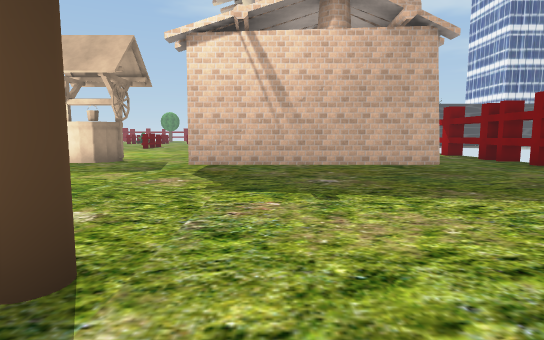
View 1 (above)

23 first-person views from a walk through a Unity game level. The camera is 1.4 m above the floor, tilts 6° down and sees 80° across. The floor is counted in squares, 2 m on a side. Each view is taken from the middle of a square. On the plan, view 1 faces up. The plan holds only what a view shows up to about 10 squares ahead; the rest is blank. The place goes on beyond the plan. Some trees and plants on the terrain are drawn as simple stand-ins. Some surface patterns are stand-ins.

View 2
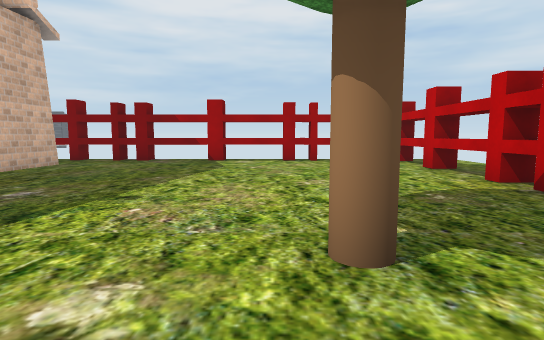

View 3
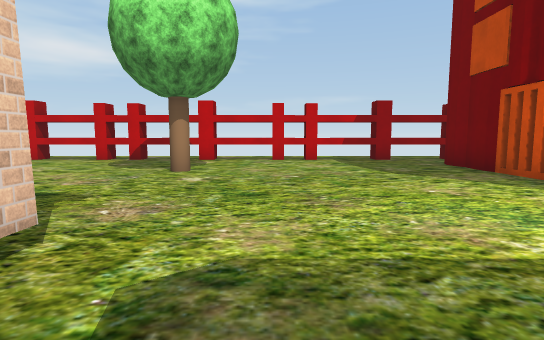

View 4
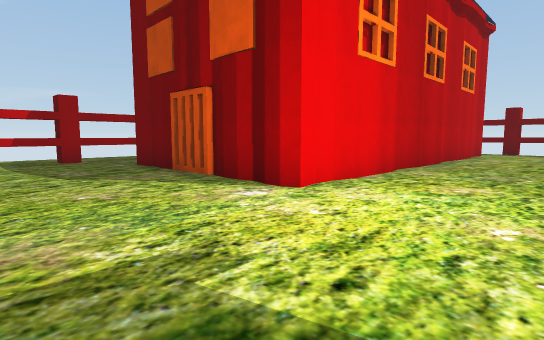

View 5
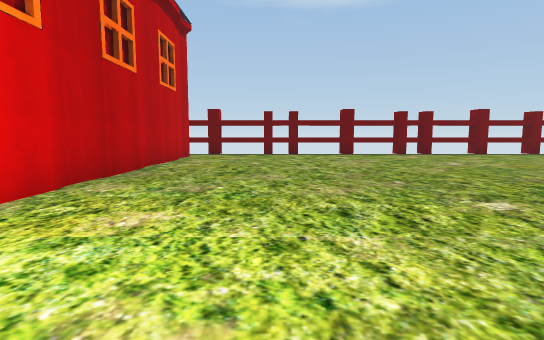

View 6
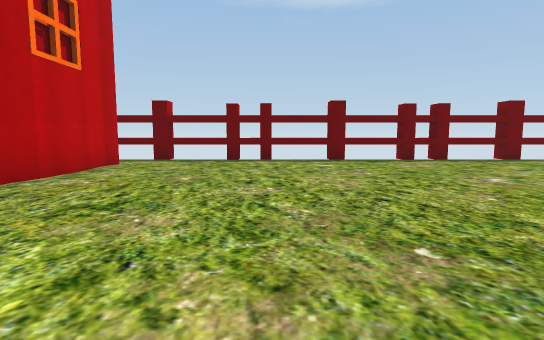

View 7
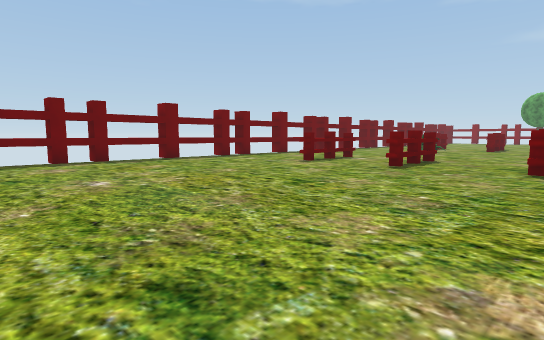

View 8
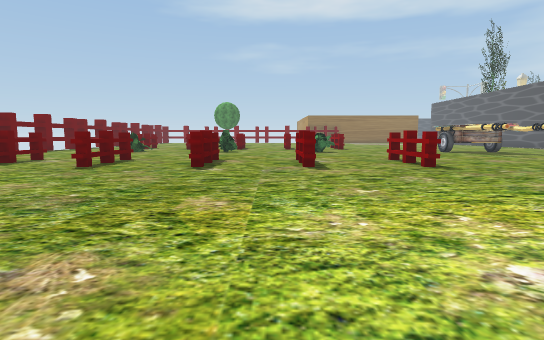

View 9
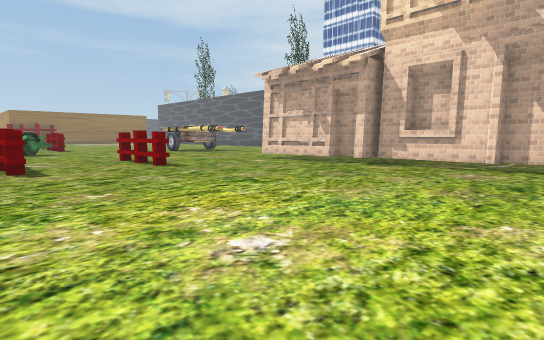

View 10
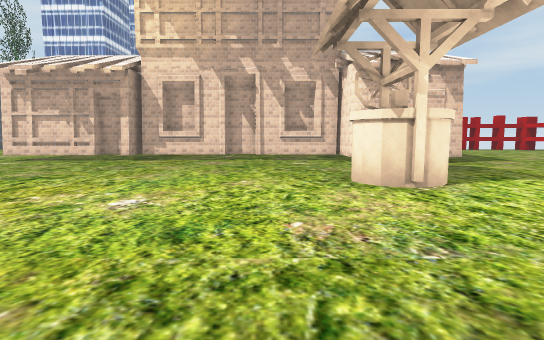

View 11
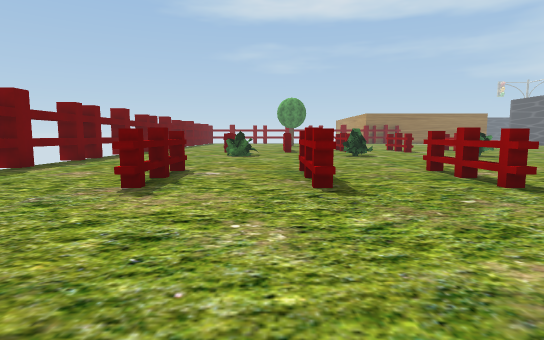

View 12
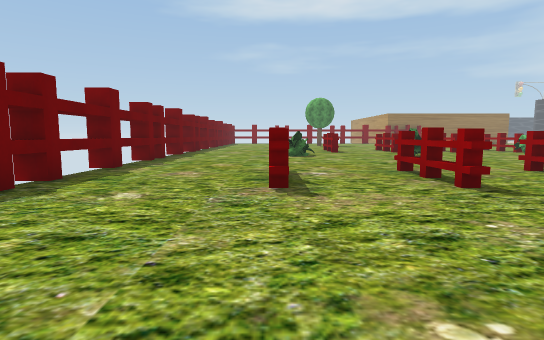

View 13
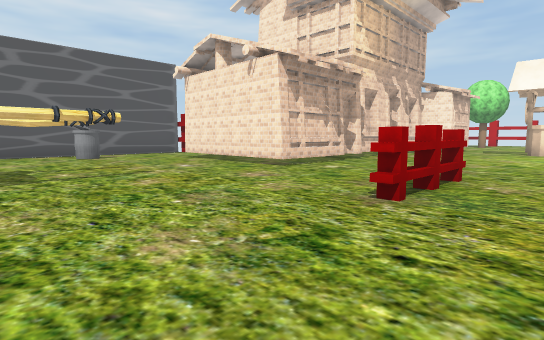

View 14
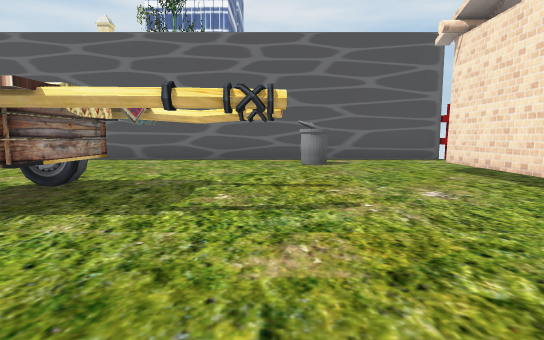

View 15
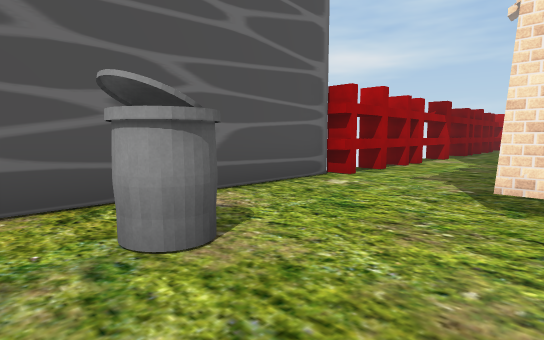

View 16
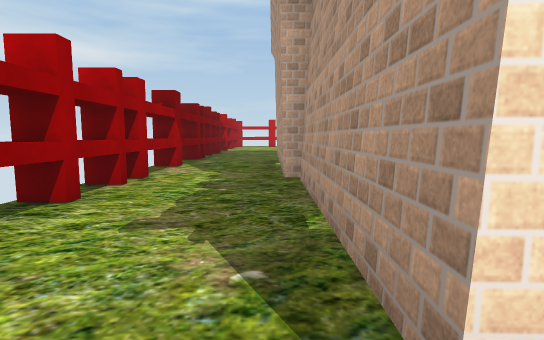

View 17
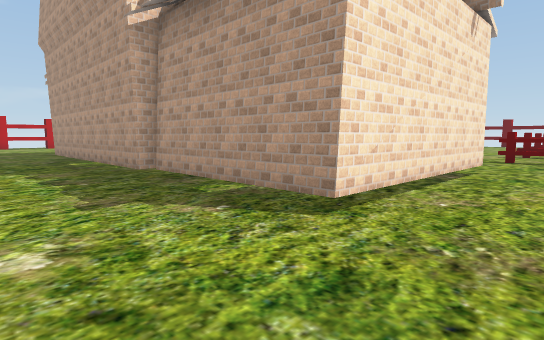

View 18
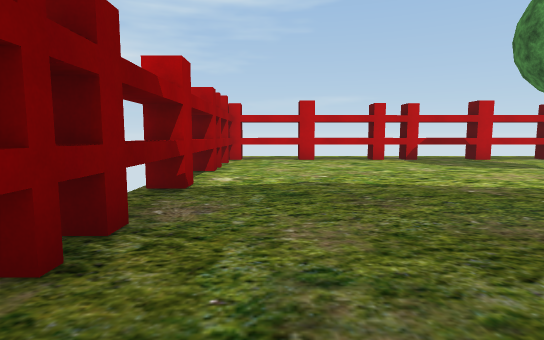

View 19
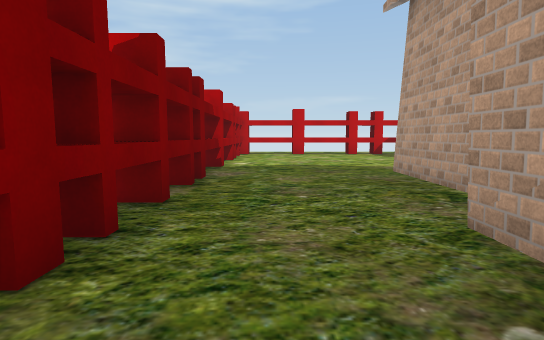

View 20
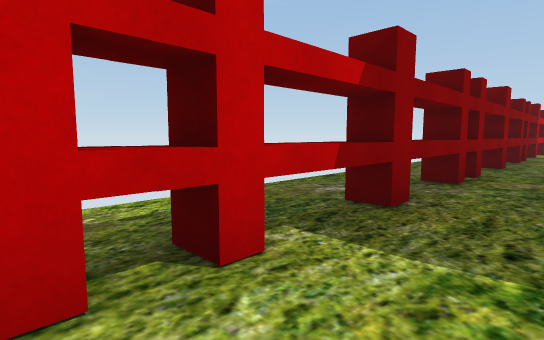

View 21
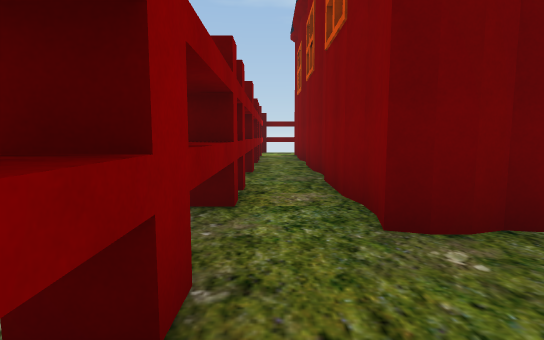

View 22
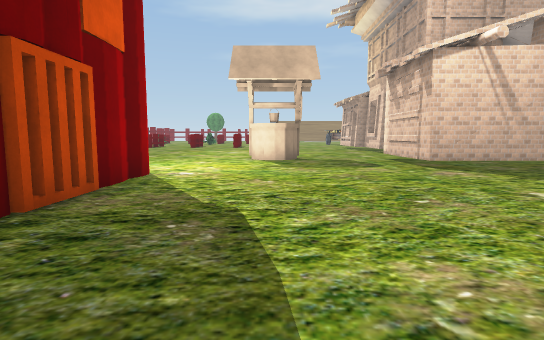

View 23
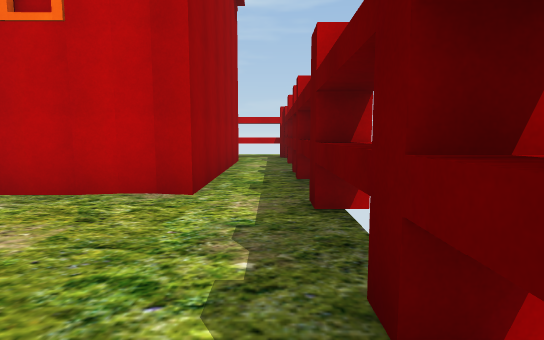

### Floor plan
Key: @ floor where view 1 was taken; # wall or solid block; x gap in a wall; . floor; ^ raised ledge; T tree; B barn; I bin; O other object.
Columns run from 19 left of view 1 to 7 right of it. Each row starts with its distance up from view 1.
 24  ........... .......# ....#
 23 x.........................#
 22  .........................#
 21 x.......................I.#
 20  ...^..^.^..^..#..........#
 19  ...^..^.^..^.............#
 18 x..............#..#####...#
 17  .................##  #...x
 16 x.................##  #...O
 15  .................##  #...O
 14 x..................#  #...x
 13 x..................#  #...
 12  ..................#  #...
 11 x..................#  #...
 10  ..................#  #...
  9 x..............O..##  #...x
  8 x.................#   #...O
  7  .................#   #...O
  6 x.................#####...x
  5  .BB#B##B##B..............
  4 x.B         ..............x
  3 x.B         #.............
  2  .B         B.............
  1 x.B         ......T.......x
  0  .B #B##B##B.......@......O
 -1  .. ......................O
 -2      xx x x..x.xx x xx.x xO

Positions as (right, up) in squares from view 1, and headings:
1: (0, 0), facing up
2: (-3, 2), facing right
3: (-3, 8), facing down
4: (-4, 8), facing down-left
5: (-6, 8), facing left
6: (-9, 9), facing left
7: (-9, 11), facing up-left
8: (-8, 11), facing up
9: (-8, 11), facing up-right
10: (-10, 11), facing right
11: (-13, 14), facing up
12: (-15, 14), facing up
13: (-6, 24), facing down-right
14: (-3, 22), facing right
15: (3, 22), facing down-right
16: (4, 19), facing down
17: (6, 20), facing down-left
18: (5, 8), facing down
19: (5, 11), facing down
20: (-3, 0), facing down-left
21: (-5, -1), facing left
22: (-5, -1), facing up
23: (-18, 9), facing down
